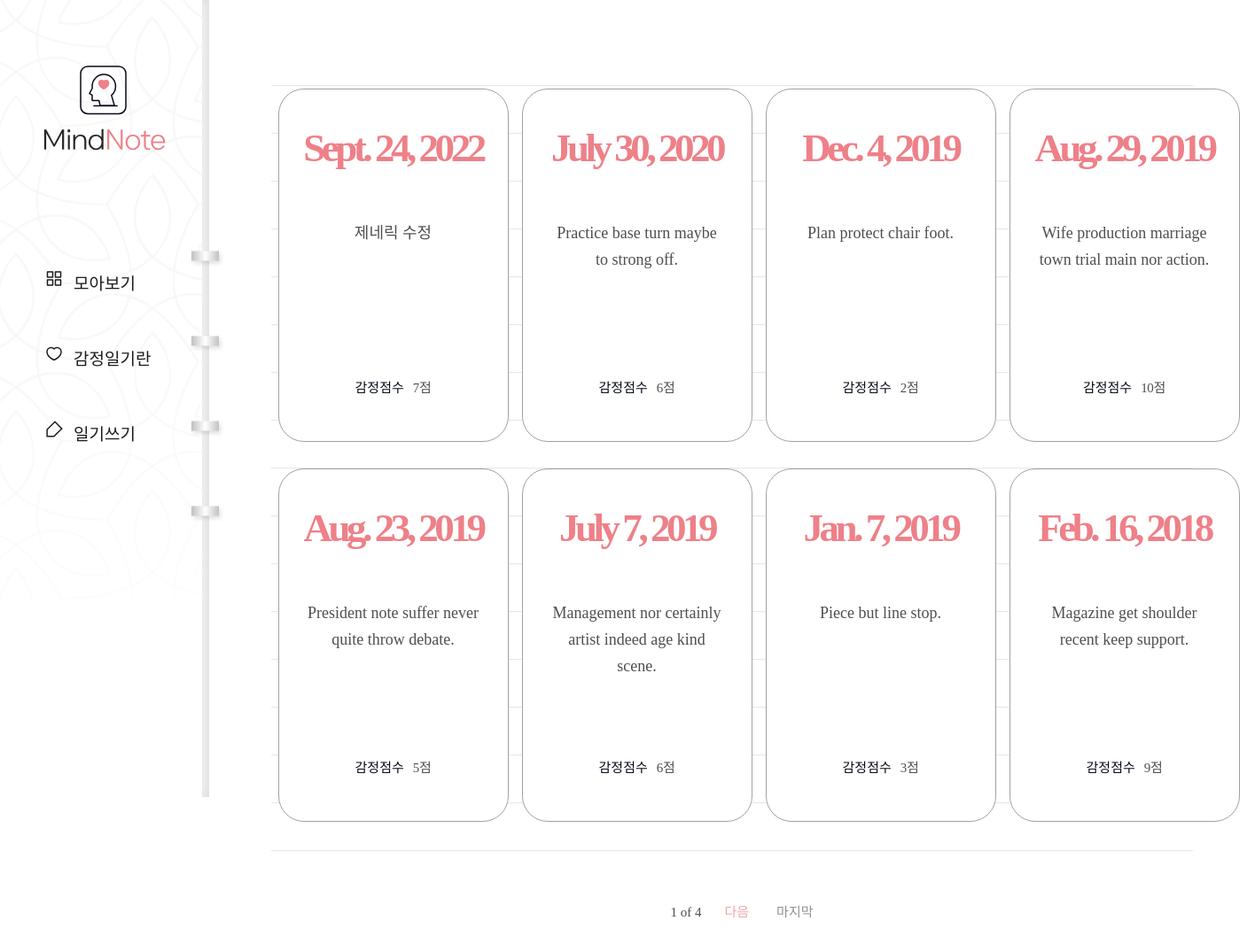
Before: /diary/ with the older database file.
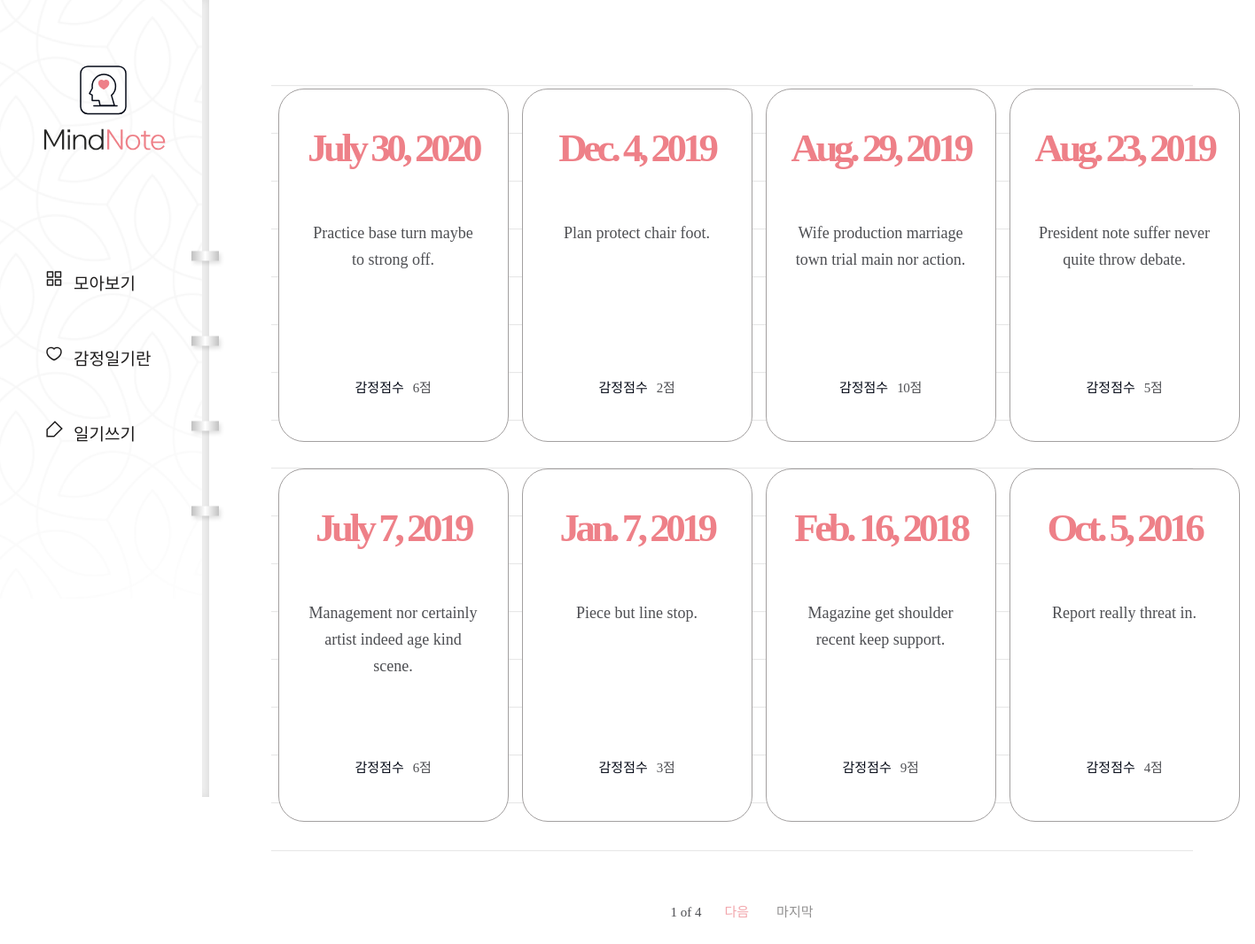
After: the same page with the newer database file.
### diary/models.py (models this page shows, shortened)
class Page(models.Model):
    title = models.CharField(max_length=100, validators=[validate_no_hash])
    content = models.TextField(validators=[validate_no_hash])
    feeling = models.CharField(max_length=80, validators=[validate_no_hash, validate_no_numbers])
    score = models.IntegerField(validators=[validate_score])
    dt_created = models.DateField()

### diary/views.py (the view)
# urls.py: path('diary/', views.PageListView.as_view(), name='page-list'),
class PageListView(ListView):
    model = Page
    ordering = ['-dt_created']
    paginate_by = 8

### diary/templates/diary/page_list.html (shortened to what this page needs)
{% extends './base.html' %}
{% block content %}
    {% if page_obj.object_list %}
    <div class="wrap-note">
        <div class="note">
            <div class="note-list">
                <ul>
                    {% for obj in page_obj.object_list %}
                    <li>
                        <a href="{% url 'page-detail' obj.id %}">
                            <div class="date">
                                <span>{{obj.dt_created}}</span>
                            </div>
                            <h2>{{obj.title}}</h2>
                            <div class="score">
                                <p>감정점수</p>
                                <span>{{obj.score}}점</span>
                            </div>
                        </a>
                    </li>
                    {% endfor %}
                </ul>
            </div>
                <div class="paging">
                    <span class="page">
                        <p>{{page_obj.number}} of {{page_obj.paginator.num_pages}}</p>
                    </span>
                    {% if page_obj.has_next %}
                        <a href="?page={{page_obj.next_page_number}}" class="next">다음</a>
                        <a href="?page={{page_obj.paginator.num_pages}}" class="last">마지막</a>
                    {% endif %}
                </div>
        </div>
    </div>
    {% endif %}
{% endblock content %}

Changed rows visible on the page:
removed Page: dt_created "Sept. 24, 2022", title "제네릭 수정", score "7"
now on this page (row unchanged): Page: dt_created "Oct. 5, 2016", title "Report really threat in.", score "4"
